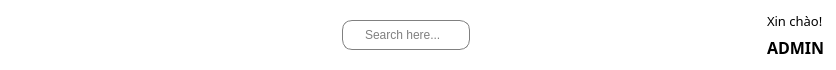
     <widget class="QWidget" name="header" native="true">
      <property name="maximumSize">
       <size>
        <width>16777215</width>
        <height>70</height>
       </size>
      </property>
      <property name="styleSheet">
       <string notr="true">QWidget{
background-color: rgb(255, 255, 255);
color:black;
}
QLineEdit{
padding-left:20px;
border:1px solid gray;
border-radius:10px;
}
</string>
      </property>
      <layout class="QHBoxLayout" name="horizontalLayout_3">
       <item>
        <widget class="QPushButton" name="btnInOff">
         <property name="maximumSize">
          <size>
           <width>30</width>
           <height>30</height>
          </size>
         </property>
         <property name="styleSheet">
          <string notr="true">border:none;</string>
         </property>
         <property name="text">
          <string/>
         </property>
         <property name="icon">
          <iconset resource="new_resource.qrc">
           <normaloff>:/newPrefix/icons/dashboard.png</normaloff>:/newPrefix/icons/dashboard.png</iconset>
         </property>
         <property name="iconSize">
          <size>
           <width>20</width>
           <height>20</height>
          </size>
         </property>
         <property name="checkable">
          <bool>true</bool>
         </property>
         <property name="autoExclusive">
          <bool>false</bool>
         </property>
        </widget>
       </item>
       <item>
        <spacer name="horizontalSpacer">
         <property name="orientation">
          <enum>Qt::Horizontal</enum>
         </property>
         <property name="sizeHint" stdset="0">
          <size>
           <width>295</width>
           <height>20</height>
          </size>
         </property>
        </spacer>
       </item>
       <item>
        <widget class="QLineEdit" name="lineEdit">
         <property name="maximumSize">
          <size>
           <width>16777215</width>
           <height>30</height>
          </size>
         </property>
         <property name="styleSheet">
          <string notr="true"/>
         </property>
         <property name="text">
          <string/>
         </property>
         <property name="placeholderText">
          <string>Search here...</string>
         </property>
        </widget>
       </item>
       <item>
        <widget class="QPushButton" name="btnSearch">
         <property name="maximumSize">
          <size>
           <width>50</width>
           <height>50</height>
          </size>
         </property>
         <property name="styleSheet">
          <string notr="true">border:none</string>
         </property>
         <property name="text">
          <string/>
         </property>
         <property name="icon">
          <iconset resource="new_resource.qrc">
           <normaloff>:/newPrefix/icons/research.png</normaloff>:/newPrefix/icons/research.png</iconset>
         </property>
         <property name="iconSize">
          <size>
           <width>25</width>
           <height>25</height>
          </size>
         </property>
        </widget>
       </item>
       <item>
        <spacer name="horizontalSpacer_2">
         <property name="orientation">
          <enum>Qt::Horizontal</enum>
         </property>
         <property name="sizeHint" stdset="0">
          <size>
           <width>215</width>
           <height>20</height>
          </size>
         </property>
        </spacer>
       </item>
       <item>
        <widget class="QPushButton" name="btnAvartar">
         <property name="maximumSize">
          <size>
           <width>80</width>
           <height>80</height>
          </size>
         </property>
         <property name="styleSheet">
          <string notr="true">border:none</string>
         </property>
         <property name="text">
          <string/>
         </property>
         <property name="icon">
          <iconset resource="new_resource.qrc">
           <normaloff>:/newPrefix/icons/profile (1).png</normaloff>:/newPrefix/icons/profile (1).png</iconset>
         </property>
         <property name="iconSize">
          <size>
           <width>40</width>
           <height>40</height>
          </size>
         </property>
         <property name="checkable">
          <bool>true</bool>
         </property>
        </widget>
       </item>
       <item>
        <layout class="QVBoxLayout" name="verticalLayout_8">
         <item>
          <widget class="QLabel" name="label_4">
           <property name="font">
            <font>
             <family>Bahnschrift</family>
             <pointsize>10</pointsize>
            </font>
           </property>
           <property name="text">
            <string>Xin chào!</string>
           </property>
           <property name="scaledContents">
            <bool>false</bool>
           </property>
          </widget>
         </item>
         <item>
          <widget class="QLabel" name="lbNametk">
           <property name="font">
            <font>
             <family>Bahnschrift</family>
             <pointsize>12</pointsize>
             <weight>75</weight>
             <bold>true</bold>
            </font>
           </property>
           <property name="text">
            <string>ADMIN</string>
           </property>
          </widget>
         </item>
        </layout>
       </item>
      </layout>
     </widget>
